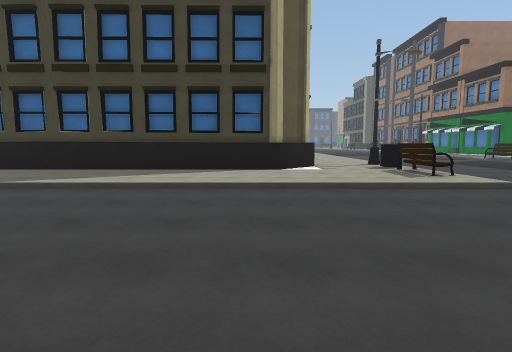
view 1 (above)

24 first-person views from a walk through a scene from a Unity 3-D project. The camera is 1.5 m above the floor, tilts 6° down and sees 80° across. The floor is counted in squares, 2 m on a side. Each view is taken from the middle of a square. On the plan, view 1 faces up. The plan holds only what a view shows up to about 10 squares ahead; the rest is blank. The place goes on beyond the plan. The player character is not drawn. Surface patterns are stand-ins for the level's own textures.

view 2
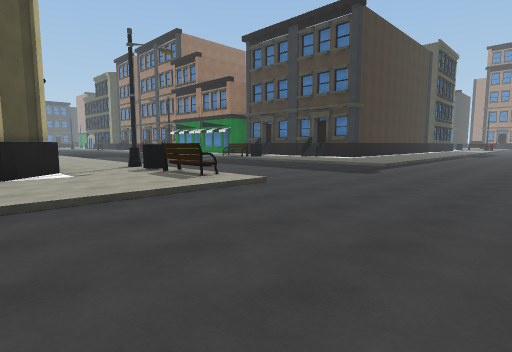

view 3
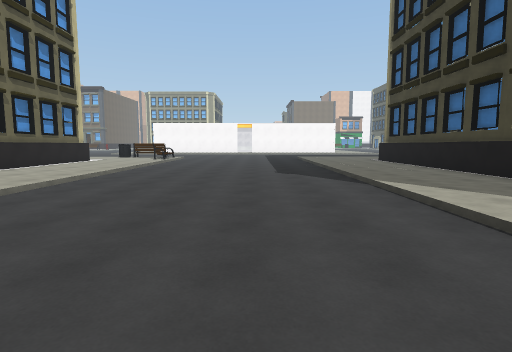

view 4
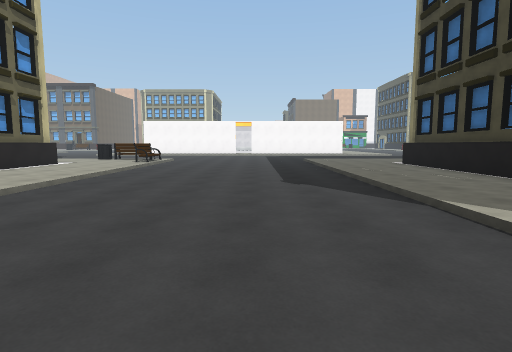

view 5
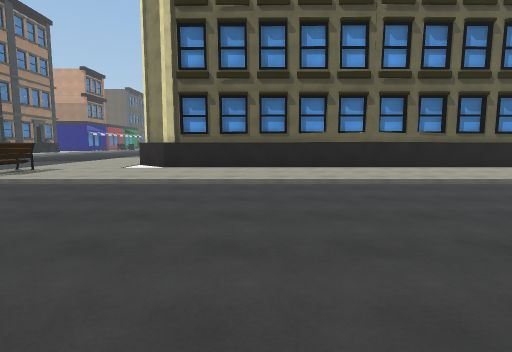

view 6
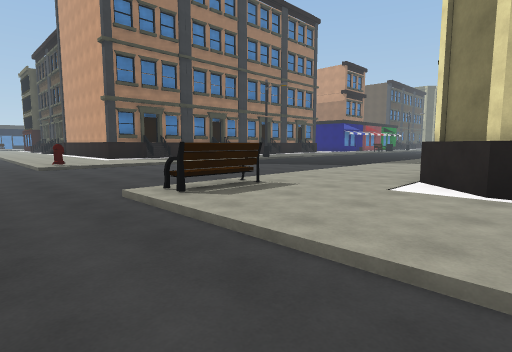

view 7
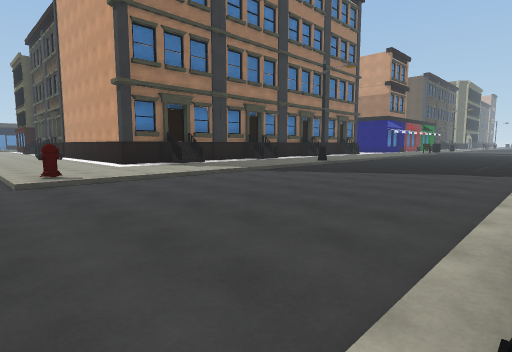

view 8
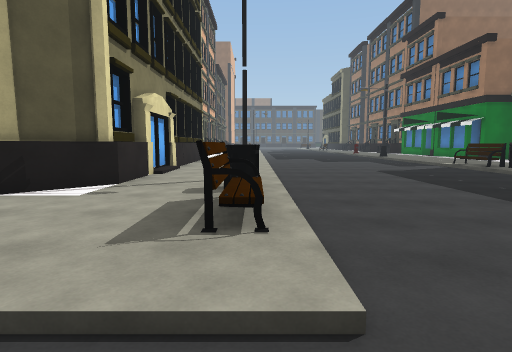

view 9
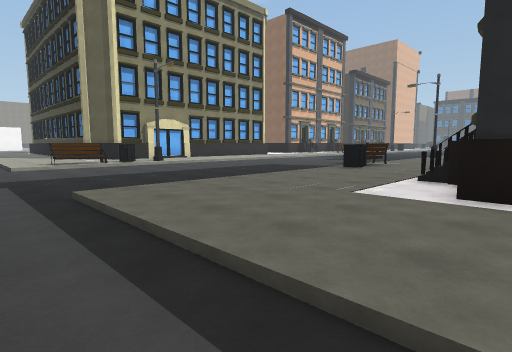

view 10
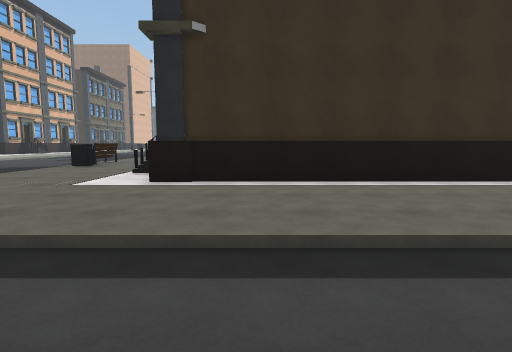

view 11
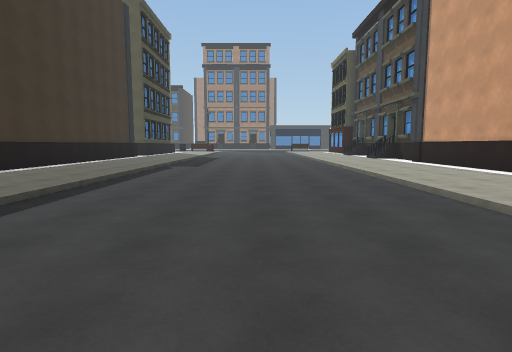

view 12
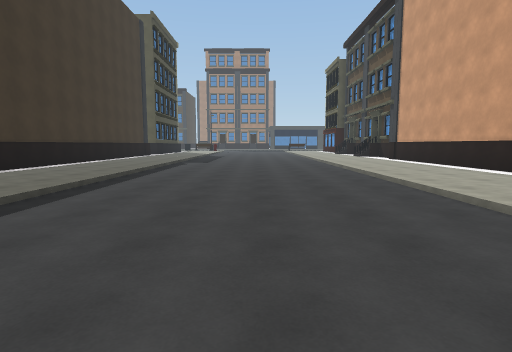

view 13
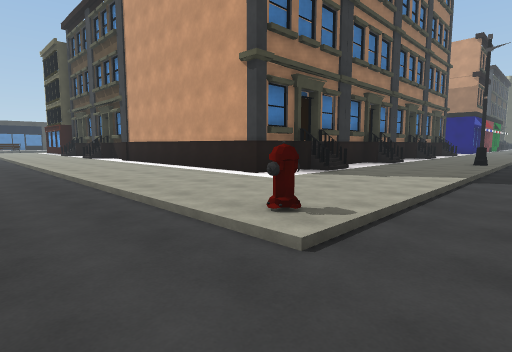

view 14
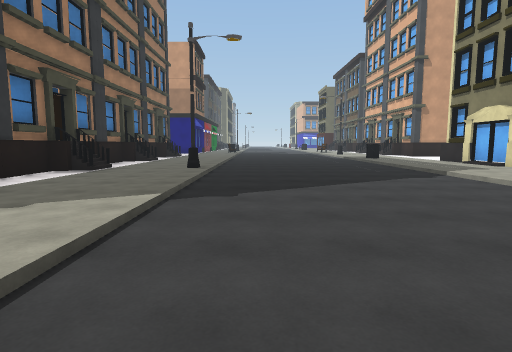

view 15
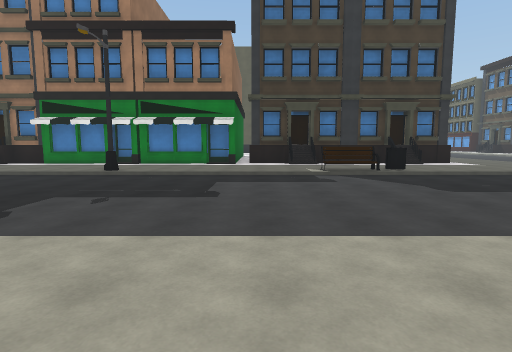

view 16
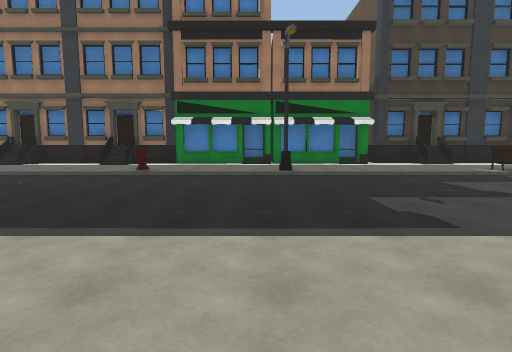

view 17
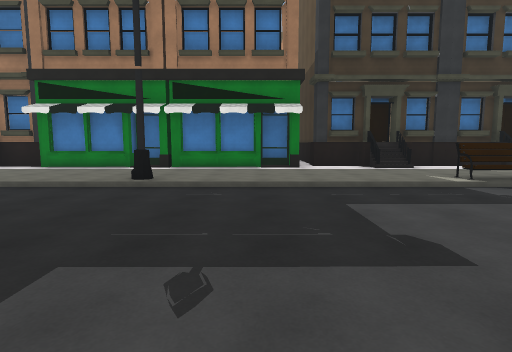

view 18
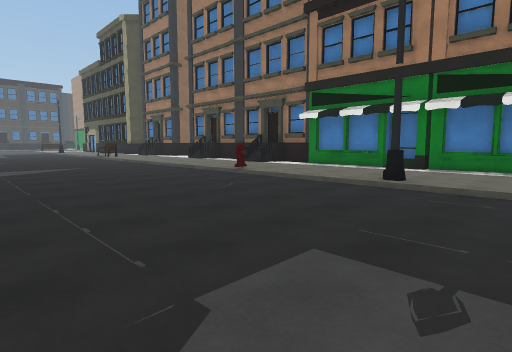

view 19
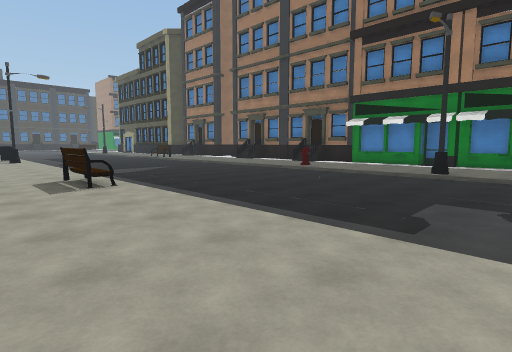

view 20
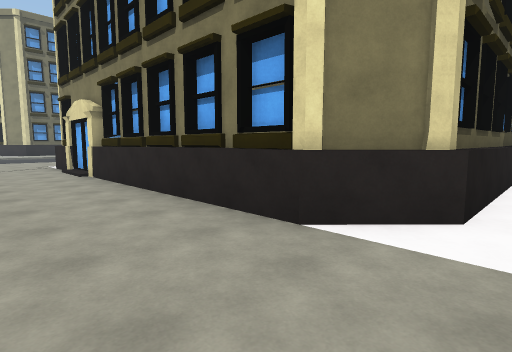

view 21
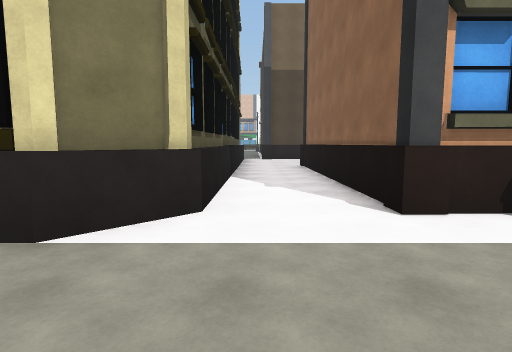

view 22
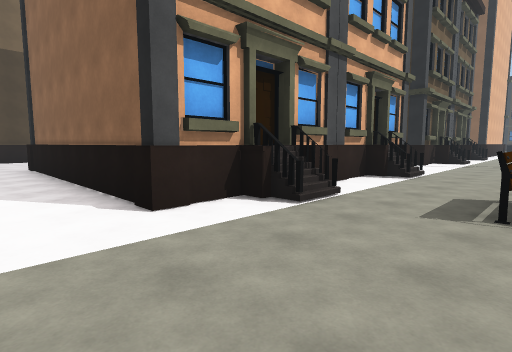

view 23
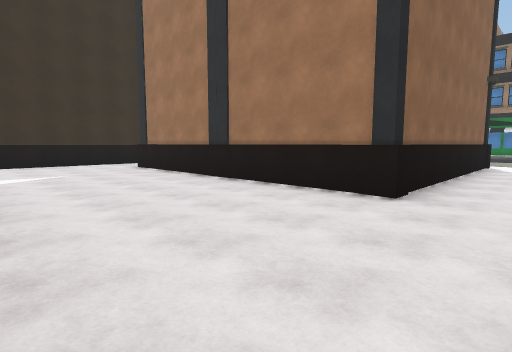

view 24
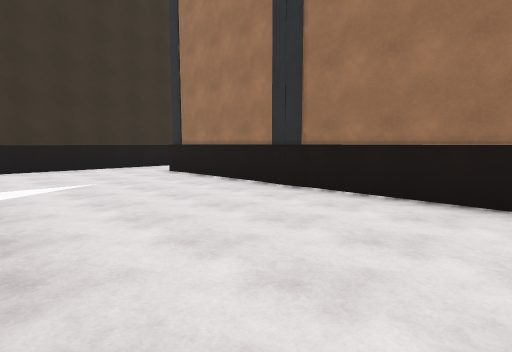

### Floor plan
Key: @ floor where view 1 was taken; # wall or solid block; . main floor; - floor 0.25 m lower than the main floor; / step, stairs or slope; = window, fence, low wall or low ledge; O other object.
Columns run from 11 left of view 1 to 20 right of it. Each row starts with its distance up from view 1.
 32  ####        ..
 31  ....       ...
 30  ....       .... --
 29  ....#      #... ---  ..
 28 .....#     ##... -----..
 27 .....#      #...------..
 26 .....#     ##...------.. #
 25 .....#     #...O------.. #
 24 .....#     ##..O------O..#
 23 .....#     ##...------...#
 22 .....########...------...#
 21 ................------...#
 20 ................------O..#
 19      ########...------...#
 18             #...------...#
 17             #...------...#
 16             #...------...##
 15             #...------...##
 14             #...------O..##
 13             #...------O...#
 12             #...------O..##
 11             #...------...#
 10             #..O------...##
  9            ##..O------...#######
  8 ############...O------..........
  7 ...............O------..........
  6 ................------..........
  5 ////////////////------//////////
  4 --------------------------------
  3 --------------------------------
  2 --------------------------------
  1 ------------------  ------------
  0 -----------@--------------------
 -1 ...............O-----/O.........
 -2 ...............O-----/..........
 -3 ................-----/..........
 -4 #############...-----/...#######
 -5             #...-----/..##
 -6              ...-----/..=#
 -7              ...-----/...#
 -8               ..-----/...#
 -9               ..-----/..=#
-10              ...-----/..=#
-11             #...-----/O..#
-12             #...-----/...#

Where each view was taken, in squares from view 1:
view 1: 0 up, 0 right, facing up
view 2: 1 up, 0 right, facing up-right
view 3: 3 up, 1 right, facing left
view 4: 3 up, 1 left, facing left
view 5: 5 up, 2 left, facing down
view 6: 1 up, 0 right, facing down-right
view 7: 0 up, 4 right, facing down-right
view 8: 4 up, 4 right, facing up
view 9: 4 up, 15 right, facing up-left
view 10: 3 up, 16 right, facing up
view 11: 2 up, 10 right, facing right
view 12: 2 up, 8 right, facing right
view 13: 1 up, 9 right, facing down-right
view 14: 2 down, 9 right, facing down
view 15: 16 up, 2 right, facing right
view 16: 21 up, 2 right, facing right
view 17: 18 up, 5 right, facing right
view 18: 18 up, 5 right, facing up-right
view 19: 18 up, 2 right, facing up-right
view 20: 20 up, 4 right, facing down-left
view 21: 20 up, 4 right, facing left
view 22: 20 up, 4 right, facing up-left
view 23: 20 up, 11 left, facing up-right
view 24: 22 up, 11 left, facing up-right
